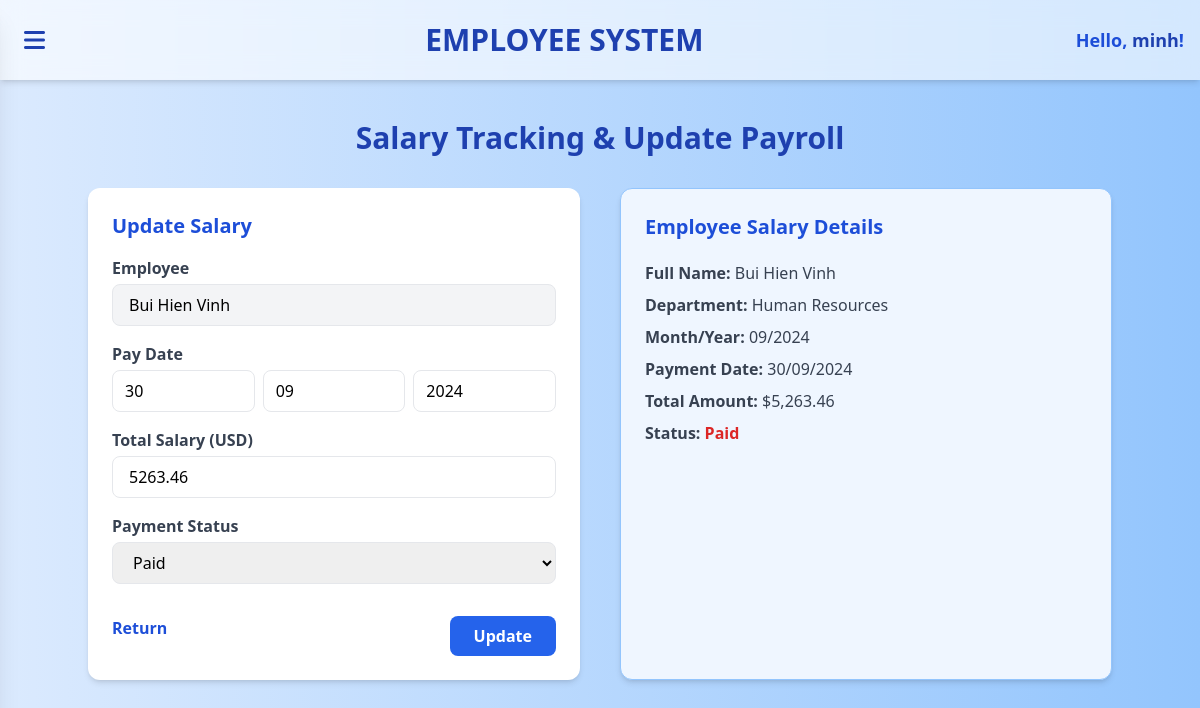
Screenshot of /public/payroll/tracking/2 (signed in) with the database file from the repository.
### tables this page shows
CREATE TABLE `SALARY_PAYMENT` (
    `payment_id` INT AUTO_INCREMENT PRIMARY KEY,
    `employee_id` INT NOT NULL,
    `payment_date` DATE NOT NULL,
    `month` INT NOT NULL,
    `year` INT NOT NULL,
    `total_amount` DECIMAL(10, 2) NOT NULL,
    `payment_status` ENUM('Unpaid', 'Paid', 'Pending') NOT NULL DEFAULT 'Pending',
    CONSTRAINT `fk_sp_emp` FOREIGN KEY (`employee_id`) REFERENCES `EMPLOYEE`(`employee_id`),
    UNIQUE KEY `uq_emp_month_year` (`employee_id`, `month`, `year`)  
);

CREATE TABLE `EMPLOYEE` (
    `employee_id` INT AUTO_INCREMENT PRIMARY KEY,
    `full_name` VARCHAR(150) NOT NULL,
    `gender` ENUM('Male', 'Female', 'Other') NOT NULL,
    `date_of_birth` DATE NOT NULL,
    `phone_number` VARCHAR(20) UNIQUE,
    `email` VARCHAR(100) NOT NULL UNIQUE,
    `address` VARCHAR(255),
    `hire_date` DATE NOT NULL,
    `department_id` INT NOT NULL,
    `position` VARCHAR(100) NOT NULL,
    `base_salary` DECIMAL(10, 2) NOT NULL,
    CONSTRAINT `fk_emp_dept` FOREIGN KEY (`department_id`) REFERENCES `DEPARTMENT`(`department_id`)
);

CREATE TABLE `DEPARTMENT` (
    `department_id` INT AUTO_INCREMENT PRIMARY KEY,
    `department_name` VARCHAR(100) NOT NULL,
    `location` VARCHAR(150),
    `manager_id` INT NULL  
);

### app/core/Controller.php (called while the page is built, shortened)
<?php
class Controller
{
    protected PDO $conn;
    public function __construct()
    {
        $dbPath = __DIR__ . '/../config/database.php';
        $this->conn = require $dbPath;
    }
    public function model($model)
    {
        $file = "../app/models/" . $model . ".php";
        return new $model($this->conn);
    }
    public function view($view, $data = [])
    {
        extract($data);
        require __DIR__ . "/../views/$view.php";
    }
}

### app/controllers/PayrollController.php (called while the page is built, shortened)
<?php
require_once "../app/core/Controller.php";
class PayrollController extends Controller
{
    private $payrollModel;
    private $employeeModel;
    public function __construct()
    {
        $this->payrollModel   = $this->model("Payroll");
        $this->employeeModel  = $this->model("Employee");
    }
    public function tracking($id)
    {
        $payroll = $this->payrollModel->getPayrollById((int)$id);
        $employees = $this->employeeModel->getAllEmployees();
        $this->view("payroll/tracking", [
            'payroll'   => $payroll,
            'employees' => $employees,
            'base_url'  => $this->config['base_url']
        ]);
    }
}

### app/core/App.php (called while the page is built, shortened)
<?php
class App
{
    protected string $controllerName = 'AuthController';
    protected string $method = 'login';
    public function __construct()
    {
        $url = $this->parseUrl();
        if (!empty($url[0])) {
            $candidate = ucfirst($url[0]) . 'Controller';
            if (file_exists("../app/controllers/$candidate.php")) {
                $this->controllerName = $candidate;
                unset($url[0]);
            }
        }
        $this->controller = new $this->controllerName();
        if (!empty($url[1]) && method_exists($this->controller, $url[1])) {
            $this->method = $url[1];
            unset($url[1]);
        } else {
            $this->method = $this->controllerName === 'AuthController' ? 'login' : 'index';
        }
        $this->params = $url ? array_values($url) : [];
        call_user_func_array([$this->controller, $this->method], $this->params);
    }
    private function parseUrl(): array
    {
        $url = rtrim($_GET['url'], '/');
        $url = filter_var($url, FILTER_SANITIZE_URL);
        return explode('/', $url);
    }
}

### public/index.php (called while the page is built, shortened)
<?php
$rootPath = dirname(__DIR__);
$config = require $rootPath . '/app/config/config.php';
require_once $rootPath . '/app/core/Model.php';
require_once $rootPath . '/app/core/Controller.php';
require_once $rootPath . '/app/core/App.php';
new App();

### app/config/config.php (called while the page is built)
<?php
return [
    'base_url' => '/CSDL/public',
    'debug'    => true,
    'environment' => 'local',
    'app_name'      => 'EMS - Employee Management System',
    'app_version'   => '1.0.0',
    'timezone'      => 'Asia/Ho_Chi_Minh',
    'locale'        => 'vi',
    'datetime_format' => 'Y-m-d H:i:s',
    'date_format'     => 'Y-m-d',
    'time_format'     => 'H:i:s',
    'session_name' => 'ems_session',
    'csrf_token_key' => 'ems_csrf',
    'app_salt' => 'x82asj182nasd182ASD9182asd__EMS',
    'session_lifetime' => 1800,
    'pagination' => [
        'per_page' => 15
    ],
    'log_path'       => __DIR__ . '/../../storage/logs/',
    'log_errors'     => true,
    'log_sql'        => false,
    'uploads_path'    => __DIR__ . '/../../public/uploads/',
    'uploads_url'     => '/uploads/',
];

### app/config/database.php (called while the page is built)
<?php
$dbHost = '127.0.0.1';
$dbName = 'db_employee_infomation_manager';
$dbUser = 'appuser';
$dbPass = 'ted1234';
$dbCharset = 'utf8mb4';
$dbPort = 3306;
$dsn = "mysql:host=$dbHost;dbname=$dbName;charset=$dbCharset;port=$dbPort";
try {
    $conn = new PDO($dsn, $dbUser, $dbPass, [
        PDO::ATTR_ERRMODE => PDO::ERRMODE_EXCEPTION,
        PDO::ATTR_DEFAULT_FETCH_MODE => PDO::FETCH_ASSOC,
        PDO::ATTR_EMULATE_PREPARES => false
    ]);
} catch (PDOException $e) {
    die("Database connection failed: " . $e->getMessage());
}
return $conn;

### app/core/Model.php (called while the page is built, shortened)
<?php
class Model
{
    protected PDO $conn;
    public function __construct(PDO $conn)
    {
        $this->conn = $conn;
        $this->conn->setAttribute(PDO::ATTR_DEFAULT_FETCH_MODE, PDO::FETCH_ASSOC);
    }
    protected function fetch(string $sql, array $params = []): ?array
    {
        $stmt = $this->conn->prepare($sql);
        foreach ($params as $key => $value) {
            $type = is_int($value) ? PDO::PARAM_INT : PDO::PARAM_STR;
            $stmt->bindValue(':' . $key, $value, $type);
        }
        $stmt->execute();
        return $stmt->fetch() ?: null;
    }
}

### app/models/Payroll.php (called while the page is built, shortened)
<?php
require_once __DIR__ . '/../core/Model.php';
class Payroll extends Model
{
    public function getPayrollById(int $id): ?array
    {
        $sql = "SELECT sp.*, e.full_name, d.department_name AS department_name
                FROM salary_payment sp
                LEFT JOIN employee e ON sp.employee_id = e.employee_id
                LEFT JOIN department d ON e.department_id = d.department_id
                WHERE sp.payment_id = :id";
        return $this->fetch($sql, ['id' => $id]);
    }
}

### app/views/payroll/tracking.php (the view, shortened to what this page needs)
<?php require_once __DIR__ . '/../layouts/header.php'; ?>
<div class="container mx-auto py-10">
    <h1 class="text-3xl font-bold text-blue-800 mb-8 text-center">Salary Tracking & Update Payroll</h1>
    <div class="grid grid-cols-1 md:grid-cols-2 gap-10">
        <div class="bg-white p-6 rounded-xl shadow-md">
            <h2 class="text-xl font-semibold text-blue-700 mb-4">Update Salary</h2>
            <form action="<?= $base_url ?>/payroll/update/<?= $payroll['payment_id'] ?>" method="POST" class="grid grid-cols-1 gap-4">
        <div>
            <label class="block font-semibold text-gray-700 mb-1">Employee</label>
            <input type="text" value="<?= htmlspecialchars($payroll['full_name']) ?>" class="w-full px-4 py-2 border rounded-lg bg-gray-100" disabled>
        </div>
                <div>
                    <label class="block font-semibold text-gray-700 mb-1">Pay Date</label>
                    <?php $date = new DateTime($payroll['payment_date']); ?>
                    <div class="grid grid-cols-3 gap-2">
                        <input type="number" name="pay_day" min="1" max="31" placeholder="DD" class="px-3 py-2 border rounded-lg" required value="<?= $date->format('d') ?>">
                        <input type="number" name="pay_month" min="1" max="12" placeholder="MM" class="px-3 py-2 border rounded-lg" required value="<?= $date->format('m') ?>">
                        <input type="number" name="pay_year" min="2000" max="2100" placeholder="YYYY" class="px-3 py-2 border rounded-lg" required value="<?= $date->format('Y') ?>">
                    </div>
                </div>
                <div>
                    <label class="block font-semibold text-gray-700 mb-1">Total Salary (USD)</label>
                    <input type="number" name="total_amount" step="0.01" class="w-full px-4 py-2 border rounded-lg" required value="<?= htmlspecialchars($payroll['total_amount']) ?>">
                </div>
                <div>
                    <label class="block font-semibold text-gray-700 mb-1">Payment Status</label>
                    <select name="payment_status" class="w-full px-4 py-2 border rounded-lg" required>
                        <option value="paid" <?= $payroll['payment_status'] === 'paid' ? 'selected' : '' ?>>Paid</option>
                    </select>
                </div>
                <div class="flex justify-between mt-4">
                    <a href="<?= $base_url ?>/payroll" class="text-blue-700 font-semibold hover:underline">Return</a>
                    <button type="submit" class="bg-blue-600 text-white px-6 py-2 rounded-lg font-bold hover:bg-blue-700">Update</button>
                </div>
            </form>
        </div>
        <div class="bg-blue-50 p-6 rounded-xl shadow-md border border-blue-300">
            <h2 class="text-xl font-semibold text-blue-700 mb-5">Employee Salary Details</h2>
            <div class="space-y-2 text-gray-700">
                <p><strong>Full Name:</strong> <?= htmlspecialchars($payroll['full_name']) ?></p>
                <p><strong>Department:</strong> <?= htmlspecialchars($payroll['department_name']) ?></p>
                <p><strong>Month/Year:</strong> <?= sprintf('%02d/%04d', $payroll['month'], $payroll['year']) ?></p>
                <p><strong>Payment Date:</strong> <?= $date->format('d/m/Y') ?></p>
                <p><strong>Total Amount:</strong> $<?= number_format($payroll['total_amount'], 2) ?></p>
                <p><strong>Status:</strong>
                    <span class="font-bold <?= $payroll['payment_status']=='paid' ? 'text-green-600' : ($payroll['payment_status']=='pending' ? 'text-yellow-600' : 'text-red-600') ?>">
                        <?= ucfirst($payroll['payment_status']) ?>
                    </span>
                </p>
            </div>
        </div>
    </div>
</div>
<?php require_once __DIR__ . '/../layouts/footer.php'; ?>

### rows the page displays
salary_payment: employee.full_name "Bui Hien Vinh", pay_day "30", pay_month "09", pay_year "2024", total_amount "5263.46", department.department_name "Human Resources", month "09", year "2024", payment_date "30/09/2024", total_amount "5,263.46", payment_status "Paid"

### other values shown
$user['username'] "minh"
